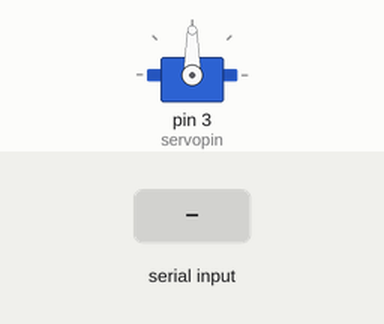
This sketch was run on a simulated Arduino Uno, built with avr-gcc and run on an emulated ATmega328P. Parts: servo. The test bench sets the inputs (shaded band).

Above: at 1.2 s.
1.3 s: "90,45\n" received over Serial
At 2.5 s:
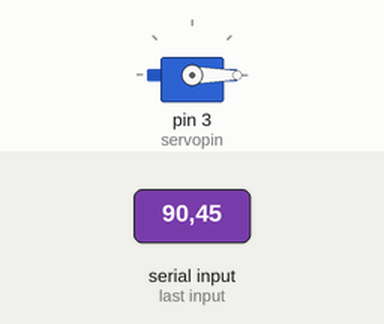
2.8 s: "30,150\n" received over Serial
4.3 s: "200\n" received over Serial
Timing chart, 0 to 7.3 s (numbered marks = the images above; inputs shaded):
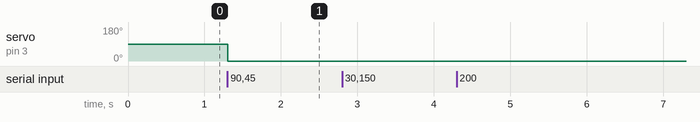

The sketch:

sevo_change_with_input_given1.ino
```cpp
// C++ code
//
#include<Servo.h>
Servo secservo;
int servopin= 3;


void setup()
{
  secservo.attach(servopin);
  Serial.begin(9600);
}

void loop()
{
  while (Serial.available()== 0);
  int value = Serial.read() - '0';
  int pos = map(value , 0 , 5, 0 , 90);
  secservo.write(pos);
}
```

Measured:
- after the input at 1.3 s, servo on pin 3 (servopin): 90° → 0° at once
